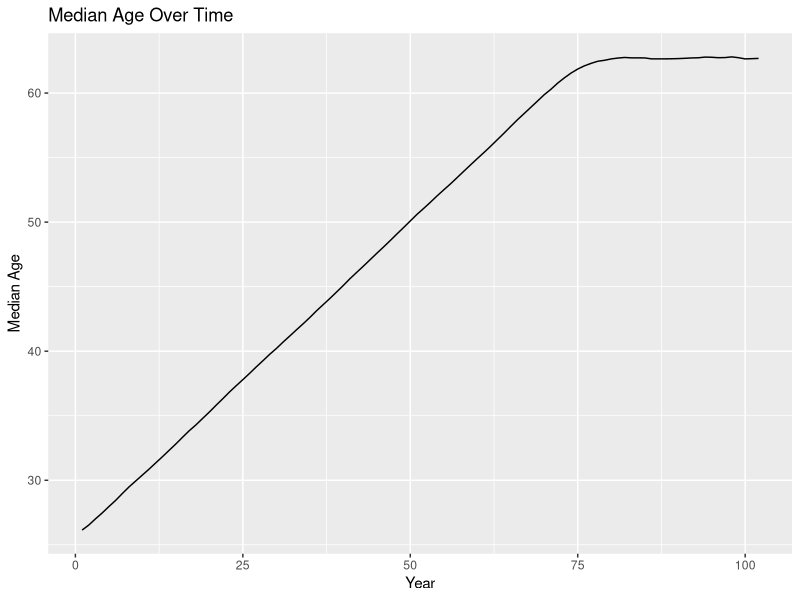
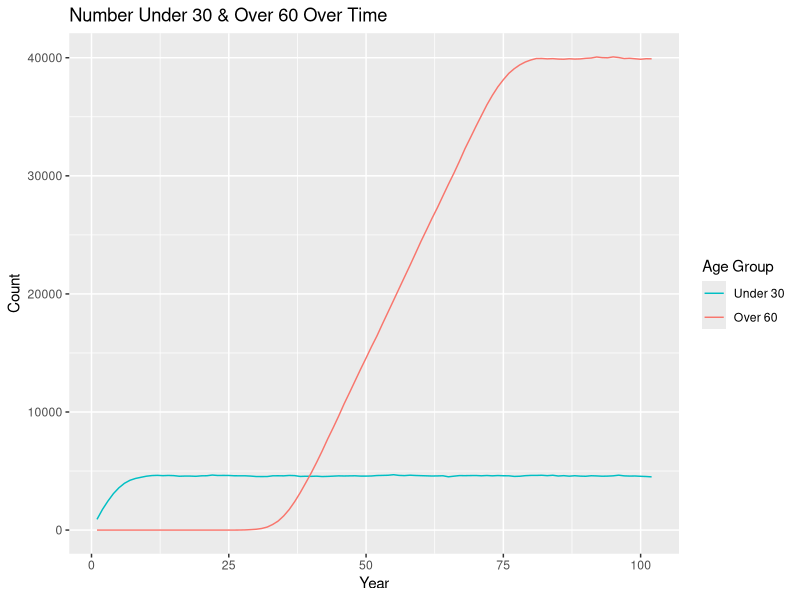
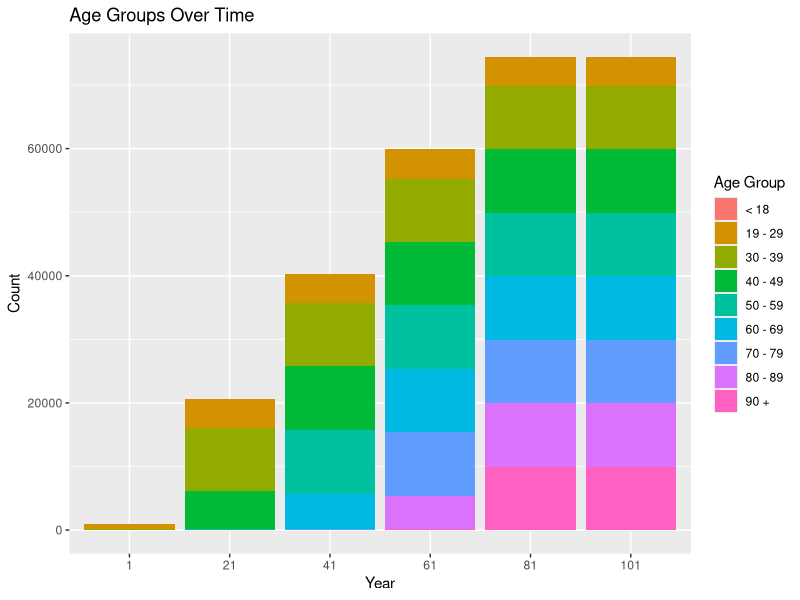
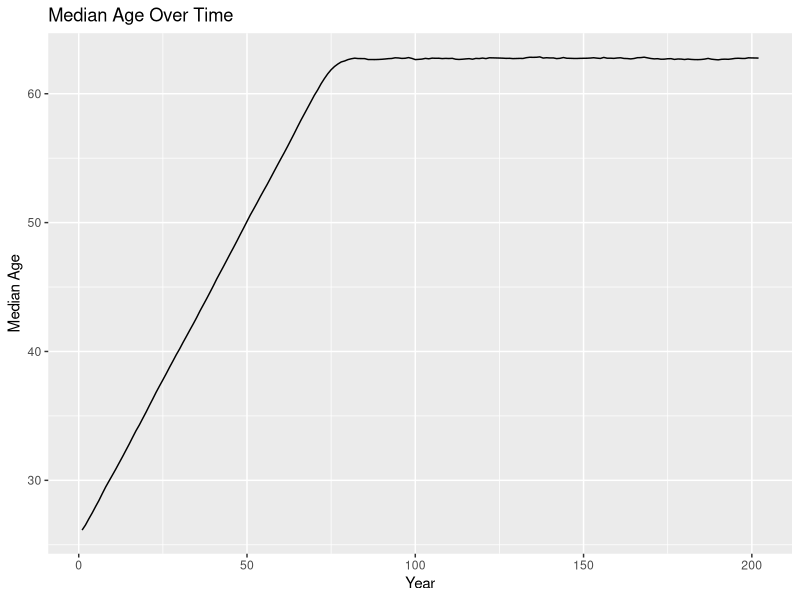
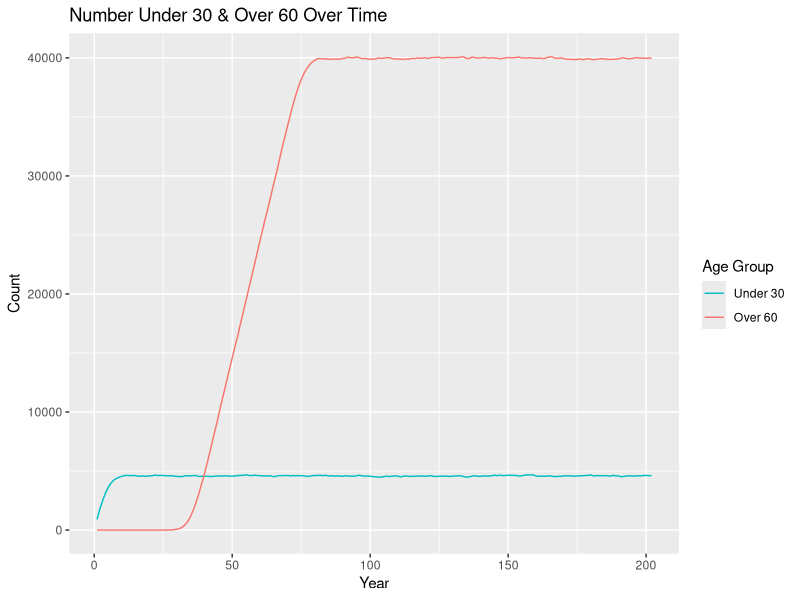
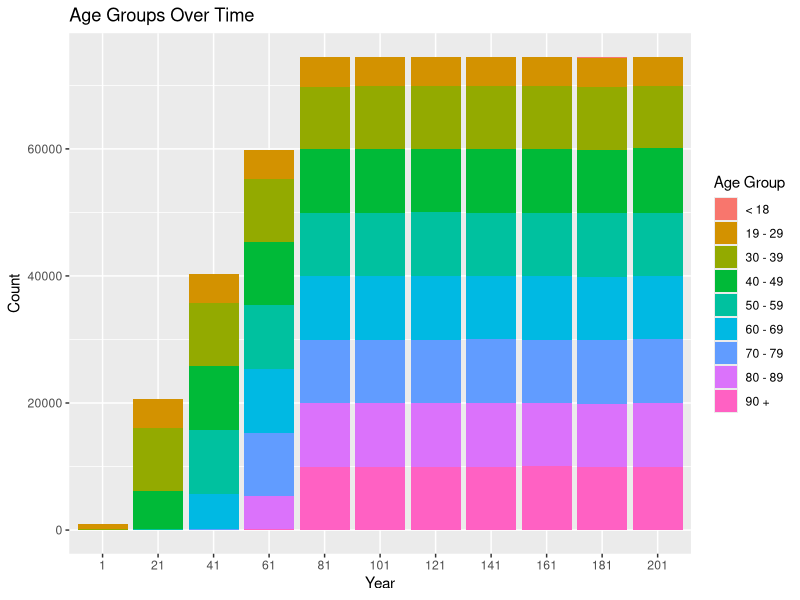

Write R code to recreate these figures, in order.
## ---- chunk 1
knitr::opts_chunk$set(echo = TRUE)
## ---- chunk 2
library(tidyverse)
## ---- chunk 3
set.seed(12345)
## ---- chunk 4
population <- 
  rnorm(n = 1000, mean = 26, sd = 3) %>% 
  enframe() %>% 
  select(value) %>% 
  rename(original_age = value) %>% 
  mutate(current_age = original_age, years_incarcerated = 0) %>% 
  mutate(odds_of_removal = case_when(current_age < 19 ~ 0.007,
                                     current_age >= 19 & current_age < 30 ~ 0.0013,
                                     current_age >= 30 & current_age < 40 ~ 0.0019,
                                     current_age >= 40 & current_age < 50 ~ 0.0040,
                                     current_age >= 50 & current_age < 60 ~ 0.0088,
                                     current_age >= 60 & current_age < 70 ~ 0.0178,
                                     current_age >= 70 & current_age < 80 ~ 0.0439,
                                     current_age >= 80 & current_age < 90 ~ 0.1345,
                                     current_age >= 90 ~ 0.1345))
  # mutate(eligible_for_parole = FALSE)

overall <-
  tibble(year = 1, total_population = nrow(population), 
         median_age = median(population$current_age)) %>% 
  mutate("< 18" = pull(count(filter(population, current_age < 19))),
         "19 - 29" = pull(count(filter(population, current_age >= 19 & current_age < 30))),
         "30 - 39" = pull(count(filter(population, current_age >= 30 & current_age < 40))),
         "40 - 49" = pull(count(filter(population, current_age >= 40 & current_age < 50))),
         "50 - 59" = pull(count(filter(population, current_age >= 50 & current_age < 60))),
         "60 - 69" = pull(count(filter(population, current_age >= 60 & current_age < 70))),
         "70 - 79" = pull(count(filter(population, current_age >= 70 & current_age < 80))),
         "80 - 89" = pull(count(filter(population, current_age >= 80 & current_age < 90))),
         "90 +" = pull(count(filter(population, current_age >= 90))))
## ---- chunk 5
one_year_population <- function(data) {
  # age & years incarcerated increases by 1
  data$current_age <- data$current_age + 1
  data$years_incarcerated <- data$years_incarcerated + 1
  
  # NOT TOTALLY FUNCTIONAL!!!
  # checks if eligible for parole
  # if eligibility has been checked and odds of removal has increased, does not increase again
  # if (data$years_incarcerated > 20 & !data$eligible_for_parole) {
  #   data$odds_of_removal <- data$odds_of_removal + 0.1
  #   data$eligible_for_parole <- TRUE
  # }
  
  # randomly removes 1 percent
  data <- data[-sample(x = 1:nrow(population), size = 0.01*nrow(population), 
                       prob = population$odds_of_removal),]
  
  # adds 1000 more
  incoming <- 
    rnorm(n = 1000, mean = 26, sd = 3) %>% 
    enframe() %>% 
    select(value) %>% 
    rename(original_age = value) %>% 
    mutate(current_age = original_age, years_incarcerated = 0) %>% 
    mutate(odds_of_removal = case_when(current_age < 19 ~ 0.007,
                                       current_age >= 19 & current_age < 30 ~ 0.0013,
                                       current_age >= 30 & current_age < 40 ~ 0.0019,
                                       current_age >= 40 & current_age < 50 ~ 0.0040,
                                       current_age >= 50 & current_age < 60 ~ 0.0088,
                                       current_age >= 60 & current_age < 70 ~ 0.0178,
                                       current_age >= 70 & current_age < 80 ~ 0.0439,
                                       current_age >= 80 & current_age < 90 ~ 0.1345,
                                       current_age >= 90 ~ 0.1345))
    #mutate(eligible_for_parole = FALSE)
  data <- rbind(data, incoming)
  
  # removes any observations with age greater than 100
  data <- data %>% 
    filter(current_age < 100)
}

one_year_overall <- function(data, p) {
    incoming <-
      tibble(year = last(data$year) + 1, total_population = nrow(p),
             median_age = median(p$current_age)) %>% 
        mutate("< 18" = pull(count(filter(p, current_age < 19))),
               "19 - 29" = pull(count(filter(p, current_age >= 19 & current_age < 30))),
               "30 - 39" = pull(count(filter(p, current_age >= 30 & current_age < 40))),
               "40 - 49" = pull(count(filter(p, current_age >= 40 & current_age < 50))),
               "50 - 59" = pull(count(filter(p, current_age >= 50 & current_age < 60))),
               "60 - 69" = pull(count(filter(p, current_age >= 60 & current_age < 70))),
               "70 - 79" = pull(count(filter(p, current_age >= 70 & current_age < 80))),
               "80 - 89" = pull(count(filter(p, current_age >= 80 & current_age < 90))),
               "90 +" = pull(count(filter(p, current_age >= 90))))
    data <- rbind(data, incoming)
}
## ---- chunk 6
population <- one_year_population(population)
overall <- one_year_overall(overall, population)

# extend 100 years until stable
test_population <- population
test_overall <- overall
for (i in 1:100) {
  test_population <- one_year_population(test_population)
  test_overall <- one_year_overall(test_overall, test_population)
}
## ---- chunk 7
ggplot(data = test_overall, mapping = aes(x = year, y = median_age)) +
  geom_line() +
  labs(title = "Median Age Over Time", x = "Year", y = "Median Age")

test_overall %>% 
  mutate(under_30 = `19 - 29` + `< 18`, 
         over_60 = `60 - 69` + `70 - 79` + `80 - 89` + `90 +`) %>% 
  select(year, under_30, over_60) %>% 
  ggplot(data = ., mapping = aes(x = year, group = 1)) +
  geom_line(mapping = aes(y = under_30, color = "under_30")) +
  geom_line(mapping = aes(y = over_60, color = "over_60")) +
  labs(title = "Number Under 30 & Over 60 Over Time", x = "Year", y = "Count") +
  scale_color_discrete(name = "Age Group",
                       breaks = c("under_30", "over_60"), labels = c("Under 30", "Over 60"))

test_overall_long <- test_overall %>% 
  select(year, `< 18`:`90 +`) %>% 
  mutate(year = as.character(year)) %>% 
  pivot_longer(-year, names_to = "age_group", values_to = "count") %>% 
  filter(year == "1" | year == "21" | year == "41" | year == "61" | year == "81" | year == "101")

ggplot(data = test_overall_long, mapping = aes(x = year, y = count, fill = age_group)) +
  geom_bar(position = "stack", stat = "identity") +
  labs(title = "Age Groups Over Time", x = "Year", y = "Count") +
  scale_x_discrete(limits = c("1", "21", "41", "61", "81", "101")) +
  scale_fill_discrete(name = "Age Group",
                      breaks = c("< 18", "19 - 29", "30 - 39", "40 - 49", "50 - 59", "60 - 69",
                                 "70 - 79", "80 - 89", "90 +"))
## ---- chunk 8
bar_race <- test_overall %>% 
  select(year, `< 18`:`90 +`) %>% 
  mutate(year = as.character(year)) %>% 
  pivot_longer(-year, names_to = "age_group", values_to = "count") %>% 
  pivot_wider(names_from = "year", values_from = "count")
## ---- chunk 9
test_population_e <- test_population
test_overall_e <- test_overall
for (i in 1:100) {
  test_population_e <- one_year_population(test_population_e)
  test_overall_e <- one_year_overall(test_overall_e, test_population_e)
}
## ---- chunk 10
ggplot(data = test_overall_e, mapping = aes(x = year, y = median_age)) +
  geom_line() +
  labs(title = "Median Age Over Time", x = "Year", y = "Median Age")

test_overall_e %>% 
  mutate(under_30 = `19 - 29` + `< 18`, 
         over_60 = `60 - 69` + `70 - 79` + `80 - 89` + `90 +`) %>% 
  select(year, under_30, over_60) %>% 
  ggplot(data = ., mapping = aes(x = year, group = 1)) +
  geom_line(mapping = aes(y = under_30, color = "under_30")) +
  geom_line(mapping = aes(y = over_60, color = "over_60")) +
  labs(title = "Number Under 30 & Over 60 Over Time", x = "Year", y = "Count") +
  scale_color_discrete(name = "Age Group",
                       breaks = c("under_30", "over_60"), labels = c("Under 30", "Over 60"))

test_overall_e_long <- test_overall_e %>% 
  select(year, `< 18`:`90 +`) %>% 
  mutate(year = as.character(year)) %>% 
  pivot_longer(-year, names_to = "age_group", values_to = "count") %>% 
  filter(year == "1" | year == "21" | year == "41" | year == "61" | year == "81" | 
           year == "101" | year == "121" | year == "141" | year == "161" | year == "181" |
           year == "201")

ggplot(data = test_overall_e_long, mapping = aes(x = year, y = count, fill = age_group)) +
  geom_bar(position = "stack", stat = "identity") +
  labs(title = "Age Groups Over Time", x = "Year", y = "Count") +
  scale_x_discrete(limits = c("1", "21", "41", "61", "81", "101", "121", "141", "161", "181", 
                              "201")) +
  scale_fill_discrete(name = "Age Group",
                      breaks = c("< 18", "19 - 29", "30 - 39", "40 - 49", "50 - 59", "60 - 69",
                                 "70 - 79", "80 - 89", "90 +"))
